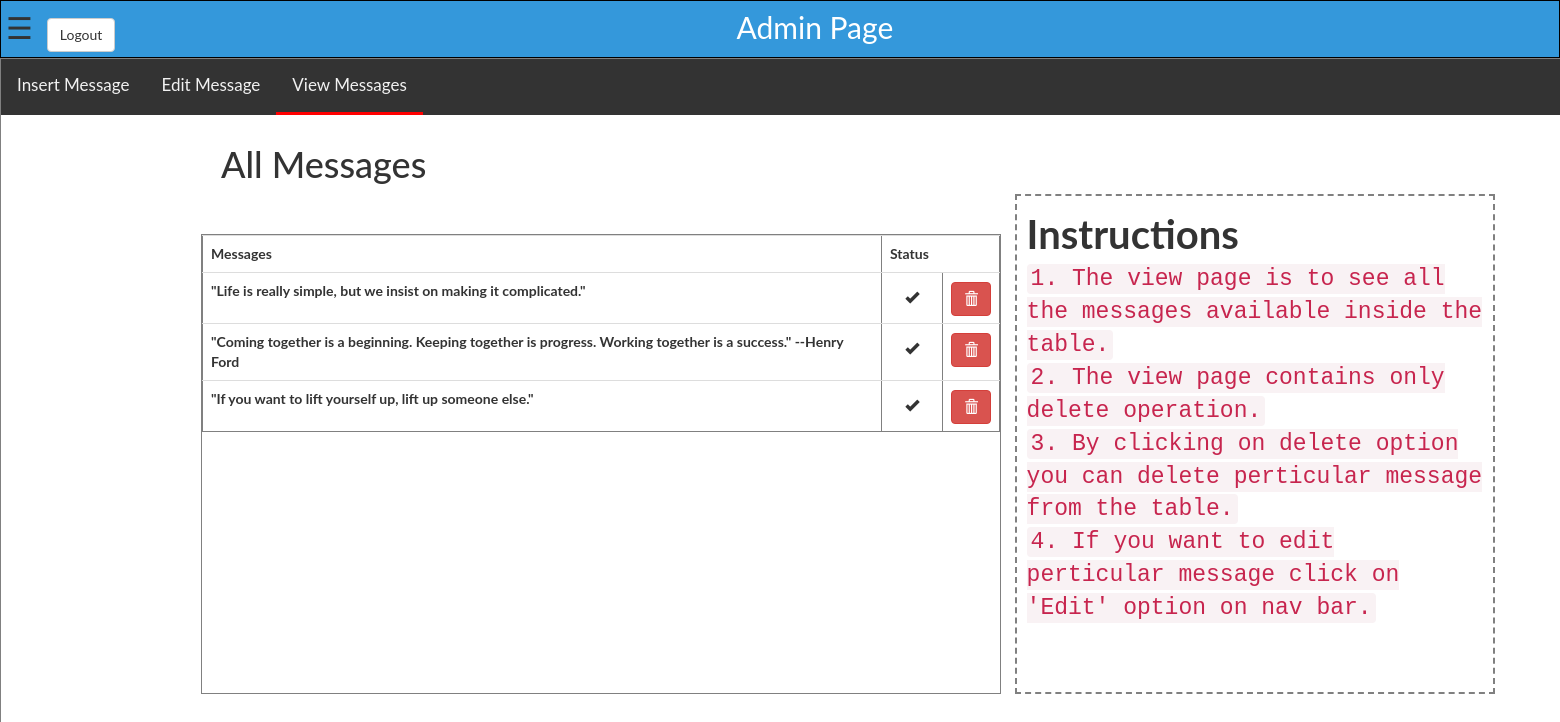
Before: /Tv/Message_view.php with the older database file.
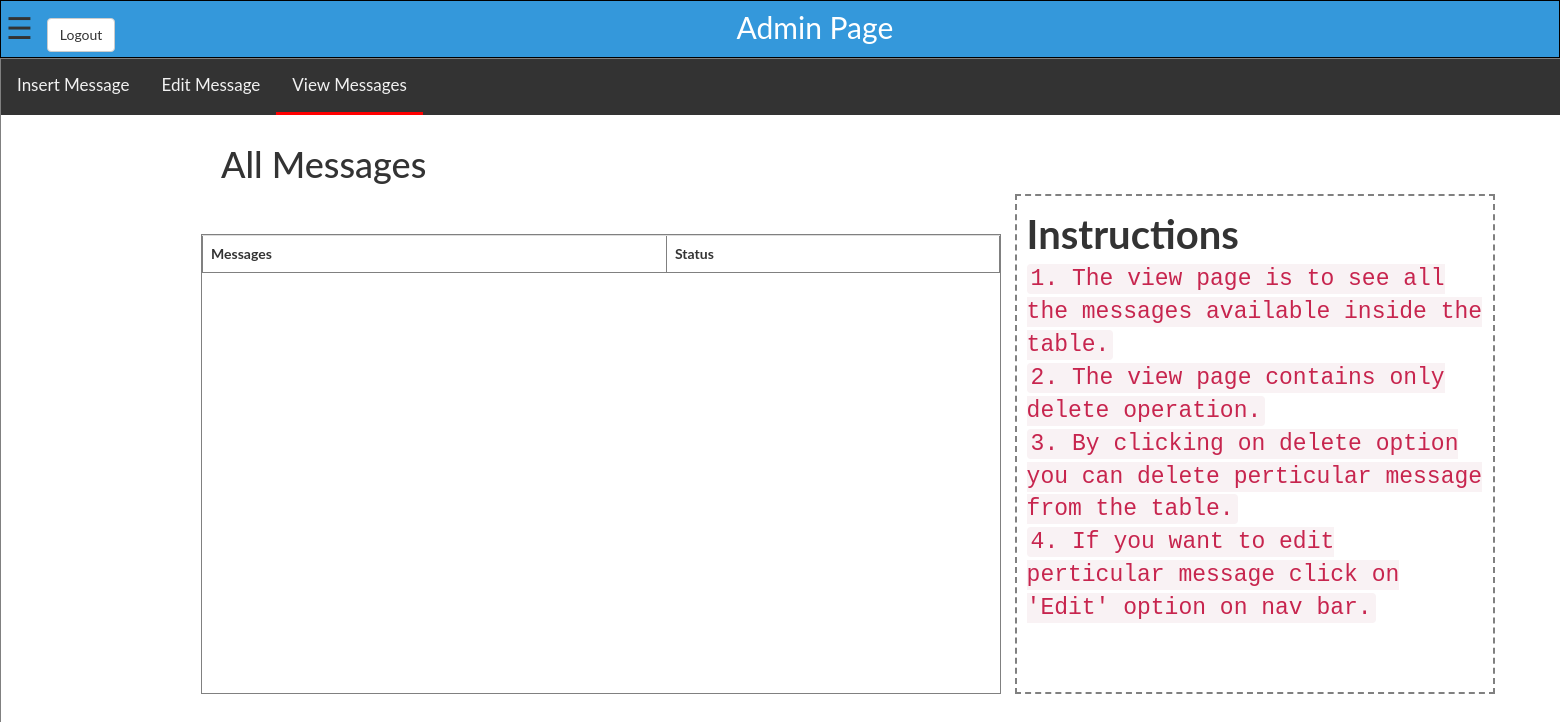
After: the same page with the newer database file.
### tables this page shows
CREATE TABLE `tmessages` (
  `Mid` int(11) NOT NULL,
  `Source` varchar(200) NOT NULL,
  `Font` varchar(100) NOT NULL,
  `Size` int(11) NOT NULL,
  `Active` varchar(10) NOT NULL,
  `Ordr` int(11) NOT NULL,
  `Fcolor` varchar(50) NOT NULL,
  `Bcolor` varchar(50) NOT NULL
);

### Tv/Message_view.php (the view, shortened to what this page needs)
<?php
  include("db.php");
  $sql = "SELECT * FROM tmessages ORDER BY Ordr;";
  $res = mysqli_query($conn,$sql);
 ?>
<!DOCTYPE html>
<html>
<head>
	<link rel="stylesheet" href="https://maxcdn.bootstrapcdn.com/bootstrap/3.4.0/css/bootstrap.min.css">
</head>
<body>
	<div id="main" style="border: 1px solid black;padding: 5px;background-color: #3498DB;">
		<span style="font-size:30px;cursor:pointer" onclick="openNav()">&#9776;</span>
		<span style="margin-left: 700px;color: white;font-size: 30px;">Admin Page</span>
		<a href="log_out.php" style="margin-left: -850px;"><span class="btn btn-default">Logout</span></a>
	</div>
	<div style="border: 1px solid grey;height: 785px;width: 1777px;" id="main2" >
		<div class="topnav">
		  <a href="Message_insert.php">Insert Message</a>
		  <a href="Message_edit.php">Edit Message</a>
		  <a href="Message_view.php" class="active">View Messages</a>
		</div>
    <h1 style="margin-left: 220px;margin-top: 30px;">All Messages</h1>
    <div style="border: 1px solid grey;height: 460px;width: 800px;overflow-y: scroll;margin-left: 200px;margin-top: 30px;" class="block">
          <table border="1" class="table table-hover">
            <tr>
                <th>Messages</th>
                <th colspan="2">Status</th>
            </tr>
            <?php  while ($data = mysqli_fetch_assoc($res)) { ?>
                <tr>
                  <th><?php echo $data['Source']; ?></th>
                  <th width="5%">
                    <?php if ($data['Active'] == "yes") {
                      echo "<span class='glyphicon glyphicon-ok' style='margin: 8px 15px;'></span>";
                    }else{
                      echo "<span class='glyphicon glyphicon-remove' style='margin: 8px 15px;'></span>";
                    }  ?>
              </th>
                  <th><a href="?del=<?php echo $data['Mid']; ?>"><span class="btn btn-danger glyphicon glyphicon-trash" onclick="return confirm('Are you sure you want to delete this item?');"></span></a></th>
                </tr>
            <?php  } ?>
          </table>
    </div>
    <div style="border: 2px dashed grey;height: 500px;width: 480px;margin-left: 10px;padding: 10px;" class="block">
      <table>
        <tr>
          <th style="font-size: 40px;">Instructions</th>
        </tr>
        <tr>
          <td><code style="font-size: 23px;">1. The view page is to see all the messages available inside the table.</code></td>
        </tr>
        <tr>
           <td><code style="font-size: 23px;">2. The view page contains only delete operation.</code></td>
        </tr>
         <tr>
           <td><code style="font-size: 23px;">3. By clicking on delete option you can delete perticular message from the table.</code></td>
        </tr>
        <tr>
           <td><code style="font-size: 23px;">4. If you want to edit perticular message click on 'Edit' option on nav bar.</code></td>
        </tr>
      </table>
    </div>
  </div>
</body>
</html>

Changed rows visible on the page:
removed tmessages: Source "\"Life is really simple, but we insist on making it complicated.\"", Active "yes" (drawn)
removed tmessages: Source "\"Coming together is a beginning. Keeping together is progress. Working together is a success.\" --Henry Ford", Active "yes" (drawn)
removed tmessages: Source "\"If you want to lift yourself up, lift up someone else.\"", Active "yes" (drawn)
